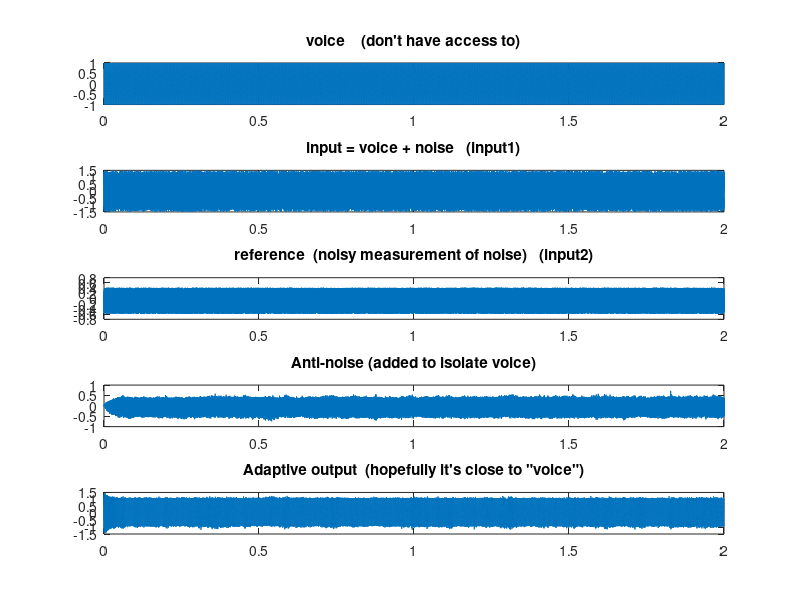

The MATLAB script that drew this image:
% noise cancellation
% from https://www.clear.rice.edu/elec301/Projects00/site/code.html
clear
close all

order=5;

size=2;                         %time duration of inputs
fs=44100;                                %digital sampling frequency
t=[0:1/fs:size];
N=fs*size;                      %size of inputs
f1=440;                                %frequency of voice
f2=500;                                %frequency of noise

voice=cos(2*pi*f1*t);
subplot(5,1,1)
plot(t,voice);
title('voice    (don''t have access to)')
audiowrite('voice.wav', voice, fs);

%noise=cos(2*pi*f2*t.^2);                       %frequency sweep noise
noise=(rand(1,length(voice))-.5);            %white noise
%noise=cos(2*pi*f2*t.^2)+cos(2*pi*t*((f2+200)/t));                       %2-frequency sweeps noise
input=voice+noise;
subplot(5,1,2)
plot(t,input)
title('input = voice + noise   (input1)')
audiowrite('input.wav', input, fs);

ref=noise +.25*(rand-0.5);                       %noisy noise
subplot(5,1,3)
plot(t,ref)
title('reference  (noisy measurement of noise)   (input2)');
audiowrite('reference.wav', ref, fs);

w=zeros(order,1);
error = zeros(N-order, 1);
antinoise = zeros(N-order, 1);
delay = 0;
mu=.006;
for i=1:N-order
   buffer = ref(i:i+order-1);                  
   antinoise(i) = buffer*w;
   if i > delay
        error(i) = input(i)-antinoise(i-delay);      
   else 
        error(i) = input(i)-antinoise(i);            
   end
   w=w+(buffer.*mu*error(i)/(buffer*buffer'))';  
end

subplot(5,1,4)
plot(t(order+1:N),antinoise)
title('Anti-noise (added to isolate voice)')

audiowrite('antinoise.wav', antinoise, fs);

subplot(5,1,5)
plot(t(order+1:N),error)
title('Adaptive output  (hopefully it''s close to "voice")')

audiowrite('error.wav', error, fs);